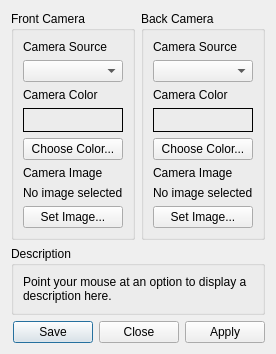
						<widget class="QWidget" name="camera_tab">
							<attribute name="title">
								<string>Camera</string>
							</attribute>
							<layout class="QVBoxLayout" name="camera_tab_layout" stretch="4,1,0">
								<item>
									<layout class="QHBoxLayout" name="camera_tab_content_layout" stretch="1,1">
										<item>
											<layout class="QVBoxLayout" name="camera_tab_left">
												<item>
													<widget class="QGroupBox" name="gb_front_camera">
														<property name="title">
															<string>Front Camera</string>
														</property>
														<layout class="QVBoxLayout" name="gb_front_camera_layout">
															<item>
																<widget class="QLabel" name="label_front_camera">
																	<property name="text">
																		<string>Camera Source</string>
																	</property>
																</widget>
															</item>
															<item>
																<widget class="QComboBox" name="front_camera_box"/>
															</item>
															<item>
																<widget class="QLabel" name="label_front_camera_color">
																	<property name="text">
																		<string>Camera Color</string>
																	</property>
																</widget>
															</item>
															<item>
																<widget class="QLabel" name="front_camera_color_preview">
																	<property name="minimumSize">
																		<size>
																			<width>0</width>
																			<height>24</height>
																		</size>
																	</property>
																	<property name="maximumSize">
																		<size>
																			<width>16777215</width>
																			<height>24</height>
																		</size>
																	</property>
																	<property name="frameShape">
																		<enum>QFrame::Shape::Box</enum>
																	</property>
																	<property name="text">
																		<string/>
																	</property>
																</widget>
															</item>
															<item>
																<widget class="QPushButton" name="front_camera_color_btn">
																	<property name="text">
																		<string>Choose Color...</string>
																	</property>
																</widget>
															</item>
															<item>
																<widget class="QLabel" name="label_front_camera_image">
																	<property name="text">
																		<string>Camera Image</string>
																	</property>
																</widget>
															</item>
															<item>
																<widget class="QLabel" name="front_camera_image_path">
																	<property name="text">
																		<string>No image selected</string>
																	</property>
																</widget>
															</item>
															<item>
																<widget class="QPushButton" name="front_camera_image_btn">
																	<property name="text">
																		<string>Set Image...</string>
																	</property>
																</widget>
															</item>
														</layout>
													</widget>
												</item>
												<item>
													<spacer name="camera_tab_left_spacer">
														<property name="orientation">
															<enum>Qt::Orientation::Vertical</enum>
														</property>
														<property name="sizeHint" stdset="0">
															<size>
																<width>0</width>
																<height>0</height>
															</size>
														</property>
													</spacer>
												</item>
											</layout>
										</item>
										<item>
											<layout class="QVBoxLayout" name="camera_tab_right">
												<item>
													<widget class="QGroupBox" name="gb_back_camera">
														<property name="title">
															<string>Back Camera</string>
														</property>
														<layout class="QVBoxLayout" name="gb_back_camera_layout">
															<item>
																<widget class="QLabel" name="label_back_camera">
																	<property name="text">
																		<string>Camera Source</string>
																	</property>
																</widget>
															</item>
															<item>
																<widget class="QComboBox" name="back_camera_box"/>
															</item>
															<item>
																<widget class="QLabel" name="label_back_camera_color">
																	<property name="text">
																		<string>Camera Color</string>
																	</property>
																</widget>
															</item>
															<item>
																<widget class="QLabel" name="back_camera_color_preview">
																	<property name="minimumSize">
																		<size>
																			<width>0</width>
																			<height>24</height>
																		</size>
																	</property>
																	<property name="maximumSize">
																		<size>
																			<width>16777215</width>
																			<height>24</height>
																		</size>
																	</property>
																	<property name="frameShape">
																		<enum>QFrame::Shape::Box</enum>
																	</property>
																	<property name="text">
																		<string/>
																	</property>
																</widget>
															</item>
															<item>
																<widget class="QPushButton" name="back_camera_color_btn">
																	<property name="text">
																		<string>Choose Color...</string>
																	</property>
																</widget>
															</item>
															<item>
																<widget class="QLabel" name="label_back_camera_image">
																	<property name="text">
																		<string>Camera Image</string>
																	</property>
																</widget>
															</item>
															<item>
																<widget class="QLabel" name="back_camera_image_path">
																	<property name="text">
																		<string>No image selected</string>
																	</property>
																</widget>
															</item>
															<item>
																<widget class="QPushButton" name="back_camera_image_btn">
																	<property name="text">
																		<string>Set Image...</string>
																	</property>
																</widget>
															</item>
														</layout>
													</widget>
												</item>
												<item>
													<spacer name="camera_tab_right_spacer">
														<property name="orientation">
															<enum>Qt::Orientation::Vertical</enum>
														</property>
														<property name="sizeHint" stdset="0">
															<size>
																<width>0</width>
																<height>0</height>
															</size>
														</property>
													</spacer>
												</item>
											</layout>
										</item>
									</layout>
								</item>
								<item>
									<widget class="QGroupBox" name="gb_description_camera">
										<property name="title">
											<string>Description</string>
										</property>
										<layout class="QVBoxLayout" name="gb_description_camera_layout">
											<item>
												<widget class="QLabel" name="description_camera">
													<property name="text">
														<string>Point your mouse at an option to display a description here.</string>
													</property>
													<property name="textFormat">
														<enum>Qt::TextFormat::PlainText</enum>
													</property>
													<property name="alignment">
														<set>Qt::AlignmentFlag::AlignLeading|Qt::AlignmentFlag::AlignLeft|Qt::AlignmentFlag::AlignTop</set>
													</property>
													<property name="wordWrap">
														<bool>true</bool>
													</property>
												</widget>
											</item>
										</layout>
									</widget>
								</item>
								<item>
									<widget class="QDialogButtonBox" name="button_box_camera">
										<property name="standardButtons">
											<set>QDialogButtonBox::StandardButton::Apply|QDialogButtonBox::StandardButton::Close|QDialogButtonBox::StandardButton::Save</set>
										</property>
									</widget>
								</item>
							</layout>
						</widget>
